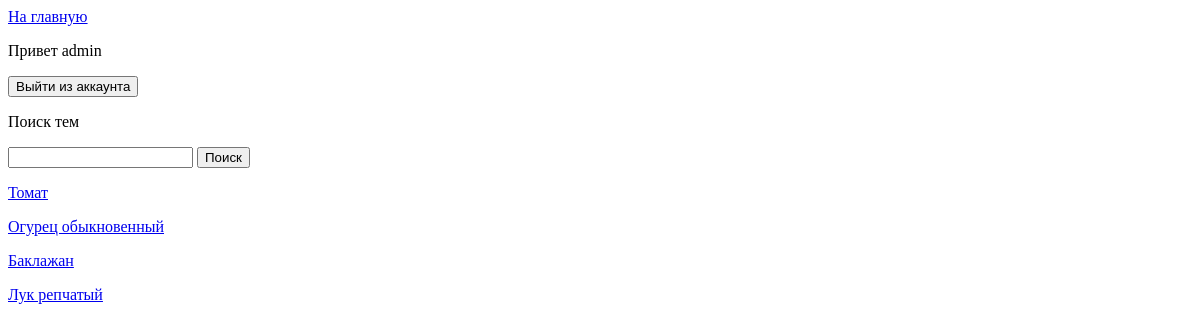
Page /articles/ (signed in) on the earlier database version.
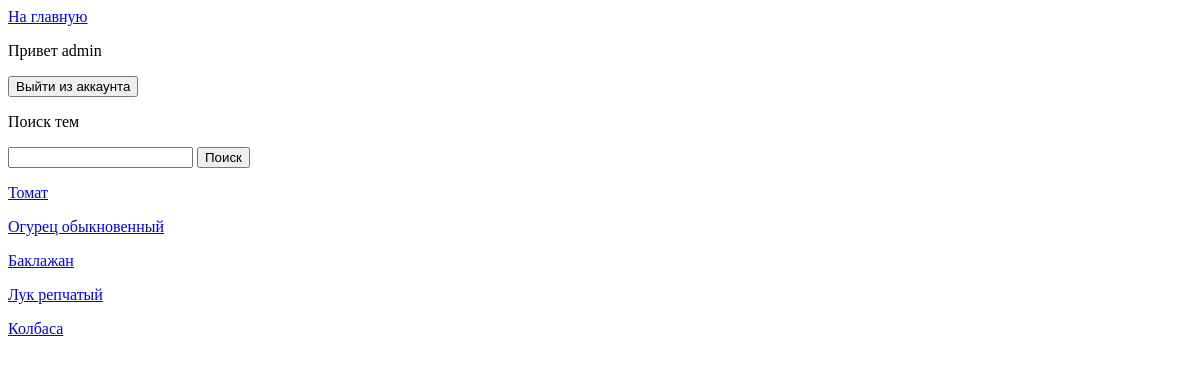
Same page on the later database version.
### blog/models.py (models this page shows)
class Article(models.Model):
    header = models.CharField(max_length=100)
    text = models.TextField()
    slug = models.SlugField(verbose_name='ЧПУ', max_length=100, unique=True)

### blog/views.py (the view)
# urls.py: path('articles/', views.articles),
def articles(request):
    a = Article.objects.all()
    context = {
        'articles': a
    }
    return render(request, 'articles.html', context)

### blog/templates/articles.html (shortened to what this page needs)
{% extends 'base.html' %}
{% block body %}
    {% for article in articles %}
    <p><a href="/articles/{{article.slug}}" >{{article.header}}</a></p>
    {% endfor %}
{% endblock %}

### blog/templates/base.html (shortened to what this page needs)
<!DOCTYPE html>
<html lang="en">
<head>
</head>
<body><a href="/articles">На главную</a>
{% if user.is_authenticated %}
<p>Привет {{ user.username }}</p>
<a href="/users/logout"><button>Выйти из аккаунта</button></a>
<p>Поиск тем</p>
<form action="/name_filter" method="GET">
    <input type="search" id="search_name" name="search_name">
    <button type="submit">Поиск</button>
</form>
{% else %}
<a href="/users/register"><button>Регистрация</button></a>  <a href="/users/login"><button>Логин</button></a>
{% endif %}
{% block body %}{% endblock %}
</body>
</html>

Differences in the rows shown:
added Article: header "Колбаса"
